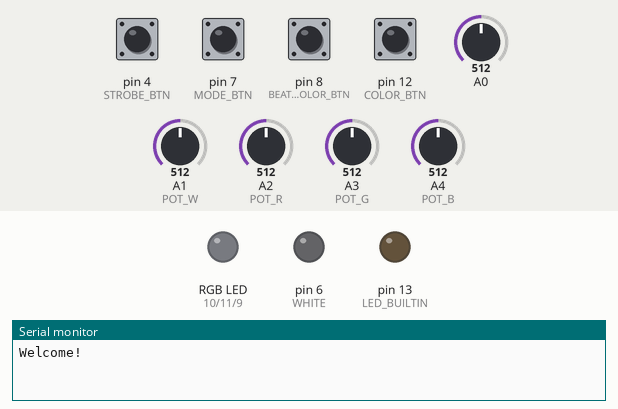
This sketch was run on a simulated Arduino Uno, built with avr-gcc and run on an emulated ATmega328P. Parts: an RGB LED mixed from three pins (HIGH = lit), output pins drawn as LEDs (lit = HIGH), the last lines printed to the serial monitor. Dashed ring = blinking. The inputs (shaded band) are chosen by the test bench; at power-on: pin 4 (STROBE_BTN), pin 7 (MODE_BTN), pin 8 (BEAT_COLOR_BTN), pin 12 (COLOR_BTN) LOW, A0 = 512, A1 (POT_W) = 512, A2 (POT_R) = 512, A3 (POT_G) = 512, A4 (POT_B) = 512. Dim RGB values are drawn brighter than linear; random numbers use the default seed unless the sketch sets one.

Above: at 1.28 s.
1.3 s: pin 7 (MODE_BTN) pulled HIGH for 0.15 s
At 1.52 s:
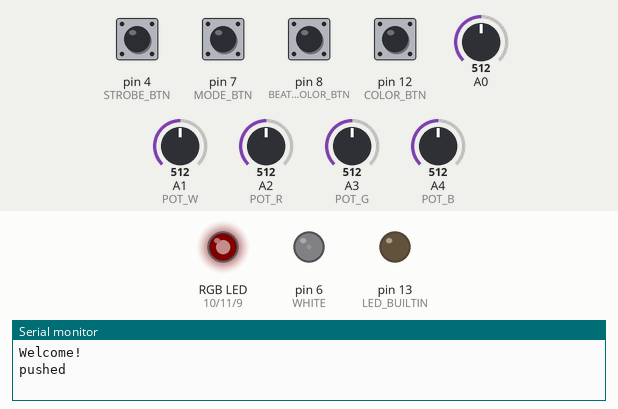
4.3 s: A0 set to 716
At 5.66 s:
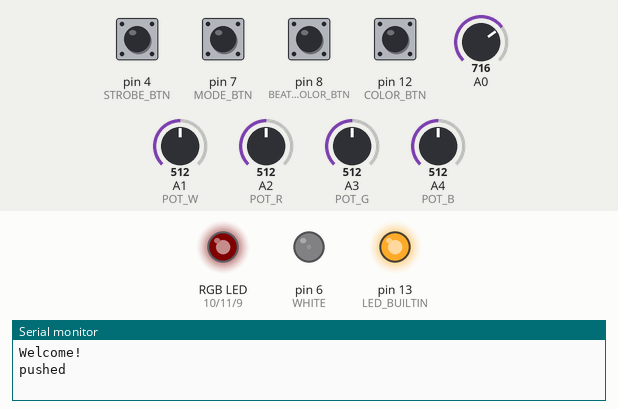
7.3 s: pin 4 (STROBE_BTN) pulled HIGH for 0.15 s
At 7.8 s:
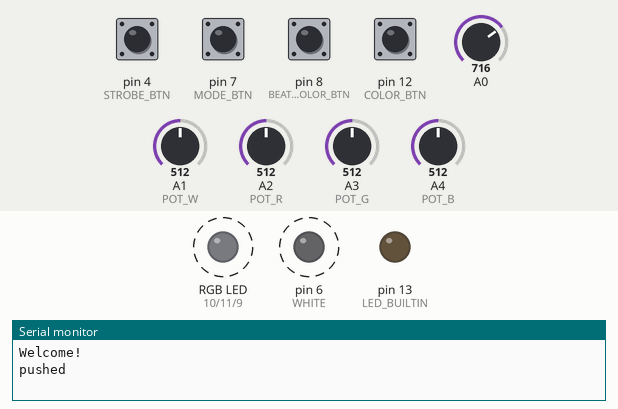
10.3 s: A0 set to 719
At 12.88 s:
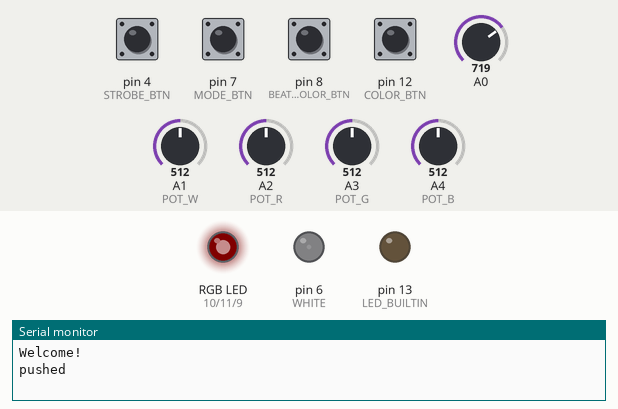
13.3 s: pin 8 (BEAT_COLOR_BTN) pulled HIGH for 0.15 s
At 13.37 s:
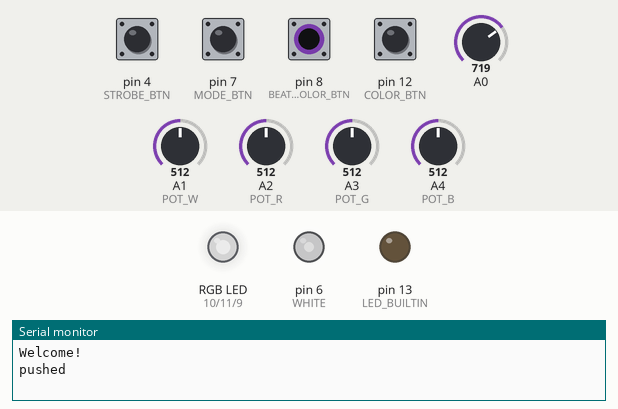
16.3 s: pin 12 (COLOR_BTN) pulled HIGH for 0.15 s
At 16.4 s:
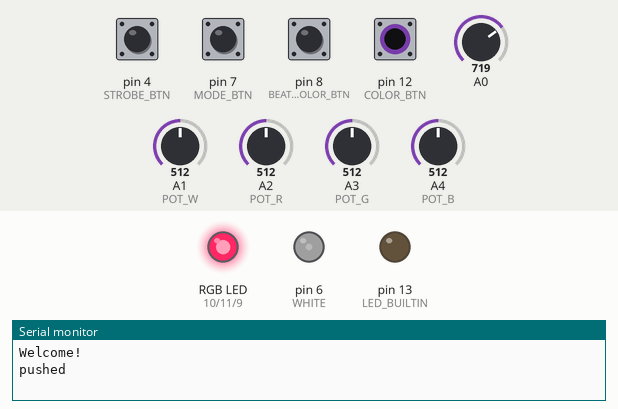
Timing chart, 0 to 20.3 s (numbered marks = the images above; inputs shaded):
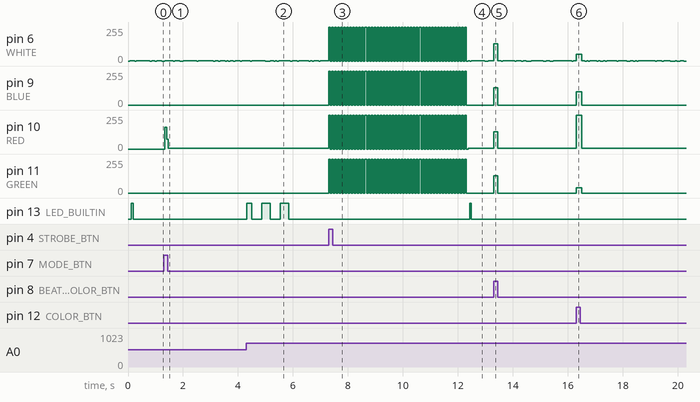

The sketch:

Light_Box_Nano_V1.ino
```cpp
#define SAMPLEPERIODUS 300
#define DOUBLE_BEAT_THRESHOLD 200 // ms

// STROBE
#define STROBE_FREQ 9
#define STROBE_TIME 5
#define RANDOM_STROBE true
#define RANDOM_STROBE_CHANCES 20000 // 1/200

// FLASH MODE
// #define DECREASE_RATIO 0.02
#define DECREASE_RATIO 0.2

// CHANGE_COLOR MODE
#define MINIMUM_VALUE 5
#define DECREASE_VALUE 90

#define WHITE 6
#define RED 10
#define GREEN 11
#define BLUE 9

#define COLOR_BTN 12
#define BEAT_COLOR_BTN 8
#define MODE_BTN 7
#define STROBE_BTN 4

#define POT_THRESHOLD A5
#define POT_R A2
#define POT_G A3
#define POT_B A4
#define POT_W A1

// defines for setting and clearing register bits
#ifndef cbi
#define cbi(sfr, bit) (_SFR_BYTE(sfr) &= ~_BV(bit))
#endif
#ifndef sbi
#define sbi(sfr, bit) (_SFR_BYTE(sfr) |= _BV(bit))
#endif

enum mode_enum {
  STATIC,
  FLASH,
  CHANGE_COLOR
};

mode_enum mode = FLASH;

bool modeBtnPushed = false;

void setup() {
  Serial.begin(9600);
  Serial.println("Welcome!");
  pinMode(LED_BUILTIN, OUTPUT);
  pinMode(RED, OUTPUT);
  pinMode(GREEN, OUTPUT);
  pinMode(BLUE, OUTPUT);

  pinMode(COLOR_BTN, INPUT);
  pinMode(BEAT_COLOR_BTN, INPUT);
  pinMode(MODE_BTN, INPUT);
  pinMode(STROBE_BTN, INPUT);

  // Set ADC to 77khz, max for 10bit
  sbi(ADCSRA, ADPS2);
  cbi(ADCSRA, ADPS1);
  cbi(ADCSRA, ADPS0);
}

// 20 - 200hz Single Pole Bandpass IIR Filter
float bassFilter(float sample) {
  static float xv[3] = {0, 0, 0}, yv[3] = {0, 0, 0};
  xv[0] = xv[1]; xv[1] = xv[2];
  xv[2] = sample / 9.1f;
  yv[0] = yv[1]; yv[1] = yv[2];
  yv[2] = (xv[2] - xv[0])
          + (-0.7960060012f * yv[0]) + (1.7903124146f * yv[1]);
  return yv[2];
}

// 10hz Single Pole Lowpass IIR Filter
float envelopeFilter(float sample) { //10hz low pass
  static float xv[2] = {0, 0}, yv[2] = {0, 0};
  xv[0] = xv[1];
  xv[1] = sample / 160.f;
  yv[0] = yv[1];
  yv[1] = (xv[0] + xv[1]) + (0.9875119299f * yv[0]);
  return yv[1];
}

// 1.7 - 3.0hz Single Pole Bandpass IIR Filter
float beatFilter(float sample) {
  static float xv[3] = {0, 0, 0}, yv[3] = {0, 0, 0};
  xv[0] = xv[1]; xv[1] = xv[2];
  xv[2] = sample / 7.015f;
  yv[0] = yv[1]; yv[1] = yv[2];
  yv[2] = (xv[2] - xv[0])
          + (-0.7169861741f * yv[0]) + (1.4453653501f * yv[1]);
  return yv[2];
}

int powerW = 0;
int powerR = 150;
int powerG = 0;
int powerB = 0;

int powerBeatW = 0;
int powerBeatR = 100;
int powerBeatG = 255;
int powerBeatB = 255;

int currentBeatH = 180;

int h = 0;
int s = 255;
int v = 255;

double ratio = 0;

void strobe(double freq, double sec) {
  unsigned long initTime = millis();
  while (millis() < initTime + sec * 1000) {
    analogWrite(RED, 255);
    analogWrite(GREEN, 255);
    analogWrite(BLUE, 255);
    analogWrite(WHITE, 255);

    delay(500 / freq);

    analogWrite(RED, 0);
    analogWrite(GREEN, 0);
    analogWrite(BLUE, 0);
    analogWrite(WHITE, 0);

    delay(500 / freq);
  }
}

void strobeColor(double freq, int sec) {
  unsigned long initTime = millis();
  while (millis() < initTime + sec * 1000) {
    analogWrite(RED, 255);
    analogWrite(GREEN, 0);
    analogWrite(BLUE, 0);
    analogWrite(WHITE, 0);

    delay(333 / freq);

    analogWrite(RED, 0);
    analogWrite(GREEN, 255);
    analogWrite(BLUE, 0);
    analogWrite(WHITE, 0);


    delay(333 / freq);

    analogWrite(RED, 0);
    analogWrite(GREEN, 0);
    analogWrite(BLUE, 255);
    analogWrite(WHITE, 0);

    delay(333 / freq);
  }
}

void loop() {
  unsigned long time = micros(); // Used to track rate
  unsigned long lastBeatTime = millis();
  float sample, value, envelope, beat, thresh;
  thresh = 0.2f;
  unsigned char i;

  int power = 0;
  bool boom = false;

  for (i = 0; true; i++) {
    if (digitalRead(STROBE_BTN) == HIGH) {
      strobe(STROBE_FREQ, STROBE_TIME);
      // strobeColor(5, 6);
    }

    if (digitalRead(MODE_BTN) == HIGH) {
      if (!modeBtnPushed) {
        modeBtnPushed = true;
        Serial.println("pushed");

        switch (mode) {
          case STATIC:
            mode = FLASH;
            break;
          case FLASH:
            mode = CHANGE_COLOR;
            break;
          case CHANGE_COLOR:
            mode = STATIC;
            break;
        }
      }
    } else {
      modeBtnPushed = false;
    }

    if (digitalRead(COLOR_BTN) == HIGH || mode == STATIC) {
      powerW = analogRead(POT_W) / 4;
      powerR = analogRead(POT_R) / 4;
      powerG = analogRead(POT_G) / 4;
      powerB = analogRead(POT_B) / 4;

      // debug
      powerW = 50;
      powerR = 255;
      powerG = 40;
      powerB = 100;

      analogWrite(WHITE, powerW);
      analogWrite(RED, powerR);
      analogWrite(GREEN, powerG);
      analogWrite(BLUE, powerB);
      continue;
    } else if (digitalRead(BEAT_COLOR_BTN) == HIGH) {
      powerBeatW = analogRead(POT_W) / 4;
      powerBeatR = analogRead(POT_R) / 4;
      powerBeatG = analogRead(POT_G) / 4;
      powerBeatB = analogRead(POT_B) / 4;

      analogWrite(WHITE, powerBeatW);
      analogWrite(RED, powerBeatR);
      analogWrite(GREEN, powerBeatG);
      analogWrite(BLUE, powerBeatB);
      continue;
    }

    // Read ADC and center so +-512
    sample = (float)analogRead(0) - 503.f;

    // Filter only bass component
    value = bassFilter(sample);

    // Take signal amplitude and filter
    if (value < 0) value = -value;
    envelope = envelopeFilter(value);

    // Every 200 samples (25hz) filter the envelope
    if (i == 200) {
      // Filter out repeating bass sounds 100 - 180bpm
      beat = beatFilter(envelope);

      // Threshold it based on potentiometer on AN1
      //thresh = 0.02f * (float) analogRead(POT_THRESHOLD);
      thresh = 0.1f;

      // If we are above threshold, light up LED
      if (beat > thresh) {
        digitalWrite(LED_BUILTIN, HIGH);
        if (millis() > lastBeatTime + DOUBLE_BEAT_THRESHOLD) {
          ratio = 1;
        }

        lastBeatTime = millis();

        if (mode == CHANGE_COLOR) {
          if (millis() > lastBeatTime + DOUBLE_BEAT_THRESHOLD) {
            if (RANDOM_STROBE && random(RANDOM_STROBE_CHANCES) == 0) {
              strobeColor(STROBE_FREQ, STROBE_TIME);
            }
            h = random(120, 240);
            s = random(150, 255);

            s = 255;
            v = 255;
          }
        }
      } else {
        digitalWrite(LED_BUILTIN, LOW);
      }

      ratio -= DECREASE_RATIO;

      if (ratio <= 0) {
        ratio = 0;
      }

      if (mode == FLASH) {
        if (millis() > lastBeatTime + DOUBLE_BEAT_THRESHOLD) {
          currentBeatH = random(359);
        }

        hsv(currentBeatH, 255, 255 * ratio);
        // analogWrite(WHITE, powerBeatW * ratio + powerW * (1 - ratio));
        // analogWrite(RED, powerBeatR * ratio + powerR * (1 - ratio));
        // analogWrite(GREEN, powerBeatG * ratio + powerG * (1 - ratio));
        // analogWrite(BLUE, powerBeatB * ratio + powerB * (1 - ratio));

        // analogWrite(WHITE, 10);
        // analogWrite(BLUE, 255 * ratio + 50 * (1 - ratio));
        // analogWrite(GREEN, 50 * ratio + 100 * (1 - ratio));
        if (RANDOM_STROBE && random(RANDOM_STROBE_CHANCES) == 0) {
          strobeColor(STROBE_FREQ, STROBE_TIME);
        }
      } else if (mode == CHANGE_COLOR) {
        v -= DECREASE_VALUE;
        if (v < MINIMUM_VALUE) {
          v = MINIMUM_VALUE;
        }

        hsv(h, s, v);
      }

      //Reset sample counter
      i = 0;
    }

    // Consume excess clock cycles, to keep at 5000 hz
    for (unsigned long up = time + SAMPLEPERIODUS; time > 20 && time < up; time = micros());
  }
}

void hsv(int hue, int sat, int val) {
  // h: [0, 359]
  // s: [0, 255]
  // v: [0, 255]
  /* convert hue, saturation and brightness ( HSB/HSV ) to RGB
     The dim_curve is used only on brightness/value and on saturation (inverted).
     This looks the most natural.
  */
  int r;
  int g;
  int b;
  int base;

  if (sat == 0) { // Acromatic color (gray). Hue doesn't mind.
    r = val;
    g = val;
    b = val;
  } else  {

    base = ((255 - sat) * val) >> 8;

    switch (hue / 60) {
      case 0:
        r = val;
        g = (((val - base) * hue) / 60) + base;
        b = base;
        break;

      case 1:
        r = (((val - base) * (60 - (hue % 60))) / 60) + base;
        g = val;
        b = base;
        break;

      case 2:
        r = base;
        g = val;
        b = (((val - base) * (hue % 60)) / 60) + base;
        break;

      case 3:
        r = base;
        g = (((val - base) * (60 - (hue % 60))) / 60) + base;
        b = val;
        break;

      case 4:
        r = (((val - base) * (hue % 60)) / 60) + base;
        g = base;
        b = val;
        break;

      case 5:
        r = val;
        g = base;
        b = (((val - base) * (60 - (hue % 60))) / 60) + base;
        break;
    }
  }

  // Base color
  if (r < 40) {
    // r = 40;
  }
  if (g < 50) {
    // g = 50;
  }
  if (b < 20) {
    // b = 20;
  }

  analogWrite(RED,  r);
  analogWrite(GREEN, g);
  analogWrite(BLUE, b);
  analogWrite(WHITE, random(4));
}
```

Measured:
- the behaviour switches between 718 and 719 on A0 (found by bisection; images 3 and 4)
- after the input at 1.3 s, pin 10 (RED): 0/255 → 165/255 at once, → 75/255 0.06 s later, → 5/255 0.06 s later
- after the input at 4.3 s, pin 13 (LED_BUILTIN): LOW → HIGH at once, then repeats every 0.67 s: LOW 0.36 s, HIGH 0.30 s, until it stays LOW from 5.8 s
- after the input at 7.3 s, pin 9 (BLUE), pin 10 (RED), pin 11 (GREEN): alternates 255/255 for 0.06 s and 0/255 for 0.06 s, starting at once
- after the input at 10.3 s, pin 13 (LED_BUILTIN): LOW → HIGH after 2.1 s, → LOW 0.06 s later
- after the input at 13.3 s, pin 9 (BLUE), pin 11 (GREEN): 0/255 → 128/255 at once, → 0/255 0.16 s later; pin 10 (RED): 5/255 → 128/255 at once, → 5/255 0.16 s later
- after the input at 16.3 s, pin 9 (BLUE): 0/255 → 100/255 at once, → 0/255 0.20 s later; pin 10 (RED): 5/255 → 255/255 at once, → 5/255 0.20 s later; pin 11 (GREEN): 0/255 → 40/255 at once, → 0/255 0.20 s later
